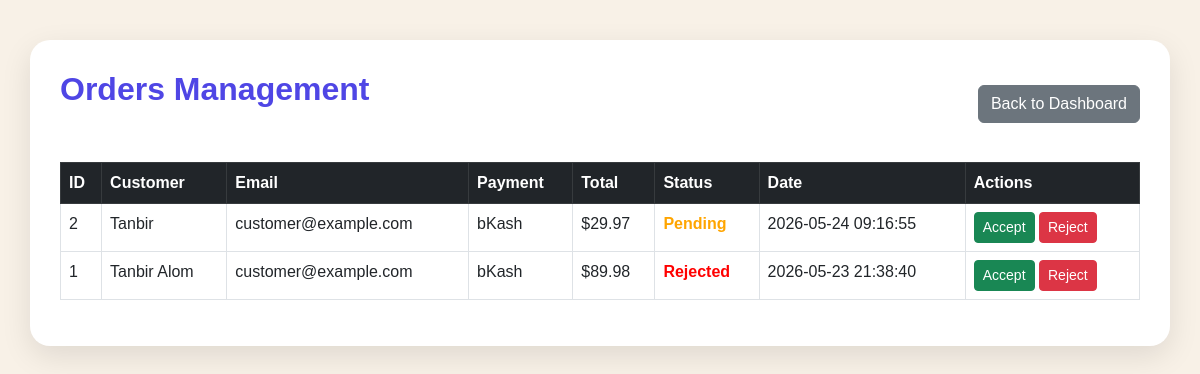
Screenshot of /admin_orders.php with the database file from the repository.
### tables this page shows
CREATE TABLE `orders` (
  `id` int(11) NOT NULL,
  `user_id` int(11) NOT NULL,
  `customer_name` varchar(100) DEFAULT NULL,
  `customer_email` varchar(100) DEFAULT NULL,
  `payment_method` varchar(50) DEFAULT NULL,
  `total_amount` decimal(10,2) DEFAULT NULL,
  `order_status` varchar(20) DEFAULT 'Pending',
  `created_at` timestamp NOT NULL DEFAULT current_timestamp()
);

### admin_orders.php (the view, shortened to what this page needs)
<?php
require_once 'config.php';
$sql = "SELECT * FROM orders ORDER BY id DESC";
$result = mysqli_query($conn, $sql);
?>
<!DOCTYPE html>
<html lang="en">
<head>
<link rel="stylesheet"
href="https://cdn.jsdelivr.net/npm/bootstrap@5.3.0/dist/css/bootstrap.min.css">
</head>
<body>
<div class="orders-container">
    <div class="d-flex justify-content-between align-items-center mb-4">
        <h2 class="title">
            Orders Management
        </h2>
        <a href="admin_dashboard.php"
           class="btn btn-secondary">
           Back to Dashboard
        </a>
    </div>
    <table class="table table-bordered table-hover">
        <thead class="table-dark">
            <tr>
                <th>ID</th>
                <th>Customer</th>
                <th>Email</th>
                <th>Payment</th>
                <th>Total</th>
                <th>Status</th>
                <th>Date</th>
                <th>Actions</th>
            </tr>
        </thead>
        <tbody>
        <?php while($order = mysqli_fetch_assoc($result)){ ?>
            <tr>
                <td>
                    <?php echo $order['id']; ?>
                </td>
                <td>
                    <?php echo $order['customer_name']; ?>
                </td>
                <td>
                    <?php echo $order['customer_email']; ?>
                </td>
                <td>
                    <?php echo $order['payment_method']; ?>
                </td>
                <td>
                    $<?php echo $order['total_amount']; ?>
                </td>
                <td>
<?php
$status = $order['order_status'];
if($status == "Pending"){
    echo "<span class='status-pending'>Pending</span>";
} elseif($status == "Accepted"){
    echo "<span class='status-accepted'>Accepted</span>";
} else {
    echo "<span class='status-rejected'>Rejected</span>";
}
?>
                </td>
                <td>
                    <?php echo $order['created_at']; ?>
                </td>
                <td>
                    <a href='update_order_status.php?id=<?php echo $order['id']; ?>&status=Accepted'
                       class='btn btn-success btn-sm'>
                       Accept
                    </a>
                    <a href='update_order_status.php?id=<?php echo $order['id']; ?>&status=Rejected'
                       class='btn btn-danger btn-sm'>
                       Reject
                    </a>
                </td>
            </tr>
        <?php } ?>
        </tbody>
    </table>
</div>
</body>
</html>

### admin_orders.php (style rules this page uses)
body { background: #f8f1e7; font-family: Arial, sans-serif; }
.orders-container { width: 95%; margin: 40px auto; background: white; padding: 30px; border-radius: 20px; box-shadow: 0 10px 30px rgba(0,0,0,0.1); }
.title { color: #4f46e5; margin-bottom: 30px; font-weight: bold; }
.status-pending { color: orange; font-weight: bold; }
.status-rejected { color: red; font-weight: bold; }

### rows the page displays
orders: id "2", customer_name "Tanbir", customer_email "customer@example.com", payment_method "bKash", total_amount "29.97", order_status "Pending", created_at "2026-05-24 09:16:55"
orders: id "1", customer_name "Tanbir Alom", customer_email "customer@example.com", payment_method "bKash", total_amount "89.98", order_status "Rejected", created_at "2026-05-23 21:38:40"
